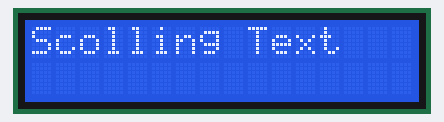
A program run on a simulated ESP32 board running MicroPython. Parts: 16×2 character LCD. Library files of the repository ran but are not shown: machine_i2c_lcd.py.

Above: at 0.1 s.
At 2.24 s:
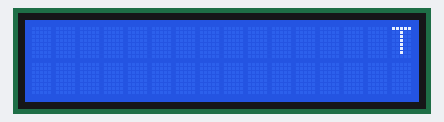
At 3.26 s:
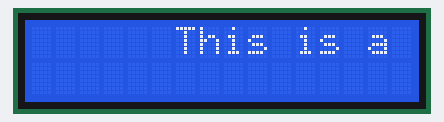
At 4.29 s:
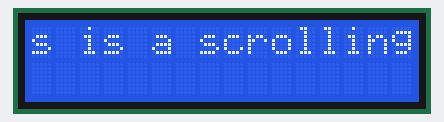
At 6.44 s:
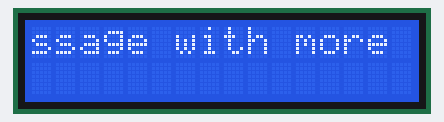
At 8.6 s:
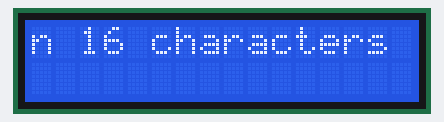

The program:

lab_27_lcd162_i2_scoreText_v1.py
```python
#lab_27_lcd162_i2_scoreText_v1.py
from machine import Pin, SoftI2C
from machine_i2c_lcd import I2cLcd
from time import sleep

# Define the LCD I2C address and dimensions
I2C_ADDR = 0x27
I2C_NUM_ROWS = 2
I2C_NUM_COLS = 16

# Initialize I2C and LCD objects
i2c = SoftI2C(sda=Pin(21), scl=Pin(22), freq=400000)

lcd = I2cLcd(i2c, I2C_ADDR, I2C_NUM_ROWS, I2C_NUM_COLS)

def scroll_message(message, delay=0.1):
    # Add spaces to the beginning of the message to make it appear from the right
    message = " " * I2C_NUM_COLS + message + " "
    # Scroll through the message
    for i in range(len(message) - I2C_NUM_COLS + 1):
        lcd.move_to(0, 0)
        lcd.putstr(message[i:i + I2C_NUM_COLS])
        sleep(delay)

try:
	while True:
		lcd.clear() # เคลียร์หน้าจอ
		lcd.putstr("Scolling Text") #แสดงตัวอักษร
		sleep(2)
		message_scroll = "This is a scrolling message with more than 16 characters"
		scroll_message(message_scroll)

except KeyboardInterrupt:
	# Turn off the display
	print("Keyboard interrupt")
	lcd.backlight_off()
	lcd.display_off()
```

Measured:
- by itself, everything shown: repeats every 8.6 s, in 59 steps
- what the display in image 0 shows lasts 2.0 s, from 0.1 s to 2.1 s
